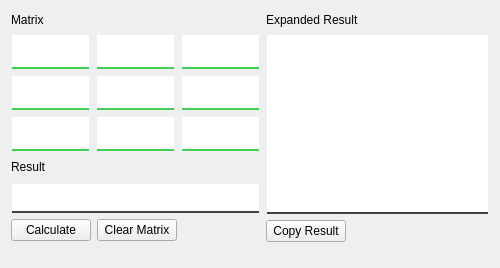
<?xml version="1.0" encoding="UTF-8"?>
<ui version="4.0">
 <class>Form</class>
 <widget class="QWidget" name="Form">
  <property name="geometry">
   <rect>
    <x>0</x>
    <y>0</y>
    <width>500</width>
    <height>268</height>
   </rect>
  </property>
  <property name="maximumSize">
   <size>
    <width>587</width>
    <height>274</height>
   </size>
  </property>
  <property name="windowTitle">
   <string>Form</string>
  </property>
  <layout class="QHBoxLayout" name="horizontalLayout_8">
   <item>
    <layout class="QVBoxLayout" name="MatrixLayout">
     <property name="spacing">
      <number>6</number>
     </property>
     <item>
      <layout class="QHBoxLayout" name="horizontalLayout_7">
       <item>
        <widget class="QLabel" name="label_2">
         <property name="text">
          <string>Matrix</string>
         </property>
        </widget>
       </item>
       <item>
        <spacer name="horizontalSpacer_2">
         <property name="orientation">
          <enum>Qt::Horizontal</enum>
         </property>
         <property name="sizeHint" stdset="0">
          <size>
           <width>298</width>
           <height>17</height>
          </size>
         </property>
        </spacer>
       </item>
      </layout>
     </item>
     <item>
      <layout class="QVBoxLayout" name="MatrixInputLayout">
       <item>
        <layout class="QHBoxLayout" name="horizontalLayout_5">
         <item>
          <widget class="QLineEdit" name="A11">
           <property name="minimumSize">
            <size>
             <width>53</width>
             <height>35</height>
            </size>
           </property>
           <property name="styleSheet">
            <string notr="true">QLineEdit{
        border: 1px solid #F0F0F0;
        border-bottom: 2px solid #41CD52;
        font-size: 13px;
        padding: 5px 5px 5px 5px;
 }
 QLineEdit:hover{
    border: 1px solid #F0F0F0;
    border-bottom: 2px solid orange;
 }
</string>
           </property>
           <property name="text">
            <string/>
           </property>
          </widget>
         </item>
         <item>
          <widget class="QLineEdit" name="A12">
           <property name="minimumSize">
            <size>
             <width>53</width>
             <height>35</height>
            </size>
           </property>
           <property name="styleSheet">
            <string notr="true">QLineEdit{
        border: 1px solid #F0F0F0;
        border-bottom: 2px solid #41CD52;
        font-size: 13px;
padding: 5px 5px 5px 5px;
 }
 QLineEdit:hover{
    border: 1px solid #F0F0F0;
    border-bottom: 2px solid orange;
 }
</string>
           </property>
           <property name="text">
            <string/>
           </property>
          </widget>
         </item>
         <item>
          <widget class="QLineEdit" name="A13">
           <property name="minimumSize">
            <size>
             <width>53</width>
             <height>35</height>
            </size>
           </property>
           <property name="maximumSize">
            <size>
             <width>145</width>
             <height>16777215</height>
            </size>
           </property>
           <property name="styleSheet">
            <string notr="true">QLineEdit{
        border: 1px solid #F0F0F0;
        border-bottom: 2px solid #41CD52;
        font-size: 13px;
padding: 5px 5px 5px 5px;
 }
 QLineEdit:hover{
    border: 1px solid #F0F0F0;
    border-bottom: 2px solid orange;
 }
</string>
           </property>
           <property name="text">
            <string/>
           </property>
          </widget>
         </item>
        </layout>
       </item>
       <item>
        <layout class="QHBoxLayout" name="horizontalLayout">
         <item>
          <widget class="QLineEdit" name="A21">
           <property name="minimumSize">
            <size>
             <width>53</width>
             <height>35</height>
            </size>
           </property>
           <property name="styleSheet">
            <string notr="true">QLineEdit{
        border: 1px solid #F0F0F0;
        border-bottom: 2px solid #41CD52;
        font-size: 13px;
		padding: 5px 5px 5px 5px;
 }
 QLineEdit:hover{
    border: 1px solid #F0F0F0;
    border-bottom: 2px solid orange;
 }
</string>
           </property>
           <property name="text">
            <string/>
           </property>
          </widget>
         </item>
         <item>
          <widget class="QLineEdit" name="A22">
           <property name="minimumSize">
            <size>
             <width>53</width>
             <height>35</height>
            </size>
           </property>
           <property name="styleSheet">
            <string notr="true">QLineEdit{
        border: 1px solid #F0F0F0;
        border-bottom: 2px solid #41CD52;
        font-size: 13px;
padding: 5px 5px 5px 5px;
 }
 QLineEdit:hover{
    border: 1px solid #F0F0F0;
    border-bottom: 2px solid orange;
 }
</string>
           </property>
           <property name="text">
            <string/>
           </property>
          </widget>
         </item>
         <item>
          <widget class="QLineEdit" name="A23">
           <property name="minimumSize">
            <size>
             <width>53</width>
             <height>35</height>
            </size>
           </property>
           <property name="styleSheet">
            <string notr="true">QLineEdit{
        border: 1px solid #F0F0F0;
        border-bottom: 2px solid #41CD52;
        font-size: 13px;
padding: 5px 5px 5px 5px;
 }
 QLineEdit:hover{
    border: 1px solid #F0F0F0;
    border-bottom: 2px solid orange;
 }
</string>
           </property>
           <property name="text">
            <string/>
           </property>
          </widget>
         </item>
        </layout>
       </item>
       <item>
        <layout class="QHBoxLayout" name="horizontalLayout_4">
         <item>
          <widget class="QLineEdit" name="A31">
           <property name="minimumSize">
            <size>
             <width>53</width>
             <height>35</height>
            </size>
           </property>
           <property name="styleSheet">
            <string notr="true">QLineEdit{
        border: 1px solid #F0F0F0;
        border-bottom: 2px solid #41CD52;
        font-size: 13px;
padding: 5px 5px 5px 5px;
 }
 QLineEdit:hover{
    border: 1px solid #F0F0F0;
    border-bottom: 2px solid orange;
 }
</string>
           </property>
           <property name="text">
            <string/>
           </property>
          </widget>
         </item>
         <item>
          <widget class="QLineEdit" name="A32">
           <property name="minimumSize">
            <size>
             <width>53</width>
             <height>35</height>
            </size>
           </property>
           <property name="styleSheet">
            <string notr="true">QLineEdit{
        border: 1px solid #F0F0F0;
        border-bottom: 2px solid #41CD52;
        font-size: 13px;
padding: 5px 5px 5px 5px;
 }
 QLineEdit:hover{
    border: 1px solid #F0F0F0;
    border-bottom: 2px solid orange;
 }
</string>
           </property>
           <property name="text">
            <string/>
           </property>
          </widget>
         </item>
         <item>
          <widget class="QLineEdit" name="A33">
           <property name="minimumSize">
            <size>
             <width>53</width>
             <height>35</height>
            </size>
           </property>
           <property name="styleSheet">
            <string notr="true">QLineEdit{
        border: 1px solid #F0F0F0;
        border-bottom: 2px solid #41CD52;
        font-size: 13px;
padding: 5px 5px 5px 5px;
 }
 QLineEdit:hover{
    border: 1px solid #F0F0F0;
    border-bottom: 2px solid orange;
 }
</string>
           </property>
           <property name="text">
            <string/>
           </property>
          </widget>
         </item>
        </layout>
       </item>
      </layout>
     </item>
     <item>
      <layout class="QVBoxLayout" name="ShortResultLayout">
       <item>
        <layout class="QHBoxLayout" name="horizontalLayout_6">
         <item>
          <widget class="QLabel" name="ResultLabel">
           <property name="text">
            <string>Result</string>
           </property>
          </widget>
         </item>
         <item>
          <spacer name="horizontalSpacer">
           <property name="orientation">
            <enum>Qt::Horizontal</enum>
           </property>
           <property name="sizeHint" stdset="0">
            <size>
             <width>40</width>
             <height>20</height>
            </size>
           </property>
          </spacer>
         </item>
        </layout>
       </item>
       <item>
        <widget class="QLineEdit" name="ShortResult">
         <property name="styleSheet">
          <string notr="true">QLineEdit{
        border: 1px solid #F0F0F0;
        border-bottom: 2px solid #404040;
        font-size: 13px;
		padding: 5px 5px 5px 5px;
 }
 QLineEdit:hover{
    border: 1px solid #F0F0F0;
    border-bottom: 2px solid orange;
 }
</string>
         </property>
         <property name="text">
          <string/>
         </property>
        </widget>
       </item>
      </layout>
     </item>
     <item>
      <layout class="QHBoxLayout" name="MatrixAreaButtonsLayout">
       <item>
        <widget class="QPushButton" name="Calculate">
         <property name="text">
          <string>Calculate</string>
         </property>
        </widget>
       </item>
       <item>
        <widget class="QPushButton" name="ClearMatrix">
         <property name="text">
          <string>Clear Matrix</string>
         </property>
        </widget>
       </item>
       <item>
        <spacer name="horizontalSpacer_5">
         <property name="orientation">
          <enum>Qt::Horizontal</enum>
         </property>
         <property name="sizeHint" stdset="0">
          <size>
           <width>40</width>
           <height>20</height>
          </size>
         </property>
        </spacer>
       </item>
      </layout>
     </item>
     <item>
      <spacer name="verticalSpacer">
       <property name="orientation">
        <enum>Qt::Vertical</enum>
       </property>
       <property name="sizeHint" stdset="0">
        <size>
         <width>20</width>
         <height>40</height>
        </size>
       </property>
      </spacer>
     </item>
    </layout>
   </item>
   <item>
    <layout class="QVBoxLayout" name="ExpandedResultLayout">
     <item>
      <layout class="QHBoxLayout" name="horizontalLayout_9">
       <item>
        <widget class="QLabel" name="label_3">
         <property name="text">
          <string>Expanded Result</string>
         </property>
        </widget>
       </item>
       <item>
        <spacer name="horizontalSpacer_6">
         <property name="orientation">
          <enum>Qt::Horizontal</enum>
         </property>
         <property name="sizeHint" stdset="0">
          <size>
           <width>298</width>
           <height>17</height>
          </size>
         </property>
        </spacer>
       </item>
      </layout>
     </item>
     <item>
      <widget class="QTextBrowser" name="ExpandedResult">
       <property name="minimumSize">
        <size>
         <width>0</width>
         <height>180</height>
        </size>
       </property>
       <property name="font">
        <font>
         <pointsize>-1</pointsize>
         <weight>50</weight>
         <italic>false</italic>
         <bold>false</bold>
         <underline>false</underline>
        </font>
       </property>
       <property name="mouseTracking">
        <bool>false</bool>
       </property>
       <property name="tabletTracking">
        <bool>false</bool>
       </property>
       <property name="statusTip">
        <string/>
       </property>
       <property name="whatsThis">
        <string/>
       </property>
       <property name="accessibleName">
        <string/>
       </property>
       <property name="accessibleDescription">
        <string/>
       </property>
       <property name="styleSheet">
        <string notr="true">QTextBrowser{
        border: 1px solid #F0F0F0;
        border-bottom: 2px solid #404040;
        font-size: 13px;
 }
 QTextBrowser:hover{
    border: 1px solid #F0F0F0;
    border-bottom: 2px solid orange;
 }
</string>
       </property>
       <property name="html">
        <string>&lt;!DOCTYPE HTML PUBLIC &quot;-//W3C//DTD HTML 4.0//EN&quot; &quot;http://www.w3.org/TR/REC-html40/strict.dtd&quot;&gt;
&lt;html&gt;&lt;head&gt;&lt;meta name=&quot;qrichtext&quot; content=&quot;1&quot; /&gt;&lt;style type=&quot;text/css&quot;&gt;
p, li { white-space: pre-wrap; }
&lt;/style&gt;&lt;/head&gt;&lt;body style=&quot; font-family:'MS Shell Dlg 2'; font-size:13px; font-weight:400; font-style:normal;&quot;&gt;
&lt;p style=&quot;-qt-paragraph-type:empty; margin-top:0px; margin-bottom:0px; margin-left:0px; margin-right:0px; -qt-block-indent:0; text-indent:0px;&quot;&gt;&lt;br /&gt;&lt;/p&gt;&lt;/body&gt;&lt;/html&gt;</string>
       </property>
       <property name="openLinks">
        <bool>true</bool>
       </property>
      </widget>
     </item>
     <item>
      <layout class="QHBoxLayout" name="ExpandedresultAreaButtonLayout">
       <item>
        <widget class="QPushButton" name="CopResult">
         <property name="text">
          <string>Copy Result</string>
         </property>
        </widget>
       </item>
       <item>
        <spacer name="horizontalSpacer_4">
         <property name="orientation">
          <enum>Qt::Horizontal</enum>
         </property>
         <property name="sizeHint" stdset="0">
          <size>
           <width>40</width>
           <height>20</height>
          </size>
         </property>
        </spacer>
       </item>
      </layout>
     </item>
     <item>
      <spacer name="verticalSpacer_2">
       <property name="orientation">
        <enum>Qt::Vertical</enum>
       </property>
       <property name="sizeHint" stdset="0">
        <size>
         <width>20</width>
         <height>40</height>
        </size>
       </property>
      </spacer>
     </item>
    </layout>
   </item>
  </layout>
 </widget>
 <resources/>
 <connections/>
</ui>
